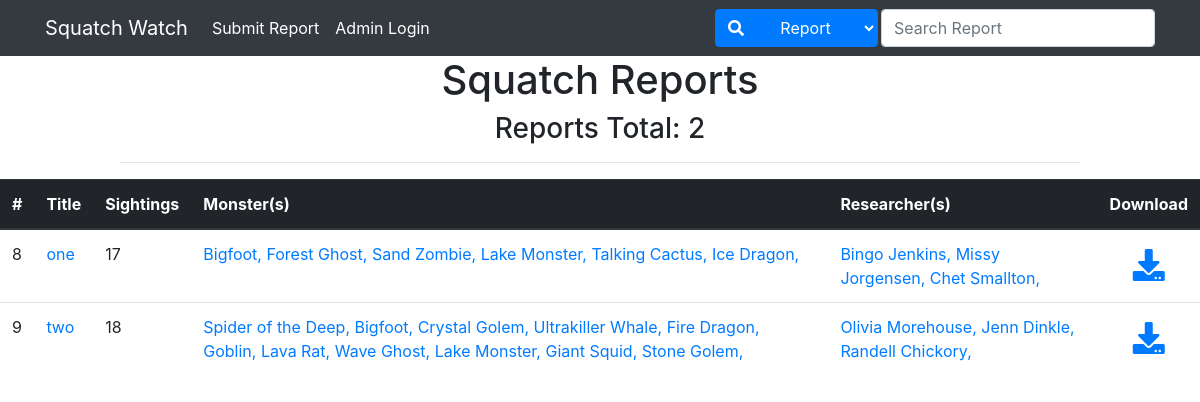
The page / on the database its author committed.
### monsters/models.py (models this page shows, shortened)
class MonsterReport(models.Model):
    title = models.CharField(max_length=200)
    filename = models.CharField(max_length=200)
    path = models.CharField(max_length=200)
    sighting = models.ManyToManyField(Sighting) #REF Sighting

class Monster(models.Model):
    name = models.CharField(max_length=200)

class Researcher(models.Model):
    name = models.CharField(max_length=200)

### monsters/views.py (the view)
# urls.py: url(r'^$', views.index, name='index'),
def index(request):
    reports = MonsterReport.objects.all()
    reports_list = []
    report_counter = 0
    for report in reports.all(): #Grabs each report
        researchers_list, monsters_list = [], []
        researchers_dic, monsters_dic = {}, {}
        counter = 0
        for sight in report.sighting.all(): #Grabs each sighting for each report
            researchers_dic[sight.title] = [researcher.name for researcher in sight.researcher.all()] #Grabs each researcher in the sighting
            monsters_dic[sight.title] = [monster.name for monster in sight.monster.all()] #Grabs each monster in the sighting
            researchers_list.append(' '.join(researchers_dic[sight.title])) #Change the dictionary into a string
            monsters_list.append(' '.join(monsters_dic[sight.title])) #Change the dictionary into a string
            counter = counter + 1
        report_counter = report_counter + 1
        reports_list.append({
                "id" : report.id,
                "title" : report.title,
                "filename" : report.filename,
                "path" : report.path,
                "researchers" : set(researchers_list),
                "monsters" : set(monsters_list),
                "sigthinglen" : counter
            })
    context = {
        "reports": reports_list,
        "report_num": report_counter
    }
    return render(request, 'monsters/index.html', context)

### monsters/templates/monsters/index.html
{% extends "monsters/layout.html" %}
{% block content %}
    <h1 style="text-align: center;">Squatch Reports</h1>
    <h3 style="text-align: center;">Reports Total: {{report_num}}</h3>
    {% if report_num <= 0 %}
        <h4 style="text-align: center;">Sorry, no reports found! :(</h3>
        <hr style="width: 80%">
        <table class="table table-hover">
            <thead class="thead-dark">
                <tr>
                    <th scope="col">#</th>
                    <th scope="col">Title</th>
                    <th scope="col">Monster(s)</th>
                    <th scope="col">Researcher(s)</th>
                </tr>
            </thead>
        </table>
    {% else %}
    <hr style="width: 80%">
        <table class="table table-hover">
            <thead class="thead-dark">
                <tr>
                    <th scope="col">#</th>
                    <th scope="col">Title</th>
                    <th scope="col">Sightings</th>
                    <th scope="col">Monster(s)</th>
                    <th scope="col">Researcher(s)</th>
                    <th scope="col">Download</th>
                </tr>
            </thead>
            <tbody>
                {% for report in reports%}
                <tr >
                    <td scope="row">{{report.id}}</td>
                    <td>
                        <a href="/report/{{report.id}}">
                            {{report.title}}
                        </a>
                    </td>
                    <td>{{report.sigthinglen}}</td>
                    <td>
                        {% for monster in report.monsters %}
                            <a href="/search/monster/{{monster}}">{{monster}},</a>
                        {% endfor %}
                    </td>
                    <td>
                        {% for researcher in report.researchers %}
                            <a href="/search/researcher/{{researcher}}">{{researcher}},</a>
                        {% endfor %}
                    </td>
                    <td style="text-align: center; font-size: 32px;"><a href="{{report.path}}"><i class="fa fa-download"></i></a></td>
                </tr>
                {% endfor %}
            </tbody>
        </table>
    {% endif %}
{% endblock%}

### monsters/templates/monsters/layout.html (shortened to what this page needs)
<!DOCTYPE html>
<html>
<head>
    <link rel="stylesheet" href="https://stackpath.bootstrapcdn.com/bootstrap/4.1.3/css/bootstrap.min.css">
    <link rel="stylesheet" href="https://use.fontawesome.com/releases/v5.5.0/css/all.css">
    <link rel="stylesheet" href="https://maxcdn.bootstrapcdn.com/bootstrap/4.0.0/css/bootstrap.min.css">
</head>
<body>
    {% include "monsters/nav_bar.html" %}
    {% block content %}
    {% endblock%}
</body>
</html>

### monsters/templates/monsters/nav_bar.html (shortened to what this page needs)
<nav class="navbar navbar-expand-lg navbar-dark bg-dark">
    <div class="container">
        <a class="navbar-brand" href="/">Squatch Watch</a>
        <div class="collapse navbar-collapse" id="navbarsExample07">
        <ul class="navbar-nav mr-auto">
            <li class="nav-item active">
                <a class="nav-link" href="/report/upload">Submit Report<span class="sr-only">(current)</span></a>
            </li>
            <li class="nav-item active">
                <a class="nav-link" href="/admin">Admin Login<span class="sr-only">(current)</span></a>
            </li>
        </ul>
        <form id="search_form" onsubmit="search()" class="form-inline my-2 my-md-0">
            <div class="btn-group">
                    <button type="submit" class="btn btn-primary"><i class="fa fa-search"></i></button>
            <select style="padding-left:1px; margin-right:3px;" class="form-control btn btn-primary" name='searchtype' id="searchFieldSelection" onchange="searchFieldChange()">
                <option value="Report">Report</option >
            </select>
            </div>
            <input class="form-control" id="search_box" name="keywords"  type="text" placeholder="Search Report" aria-label="Search">
        </form>
        </div>
    </div>
</nav>

### rows shown on the page
MonsterReport: title "one"
Monster: monsters "Bigfoot"
Monster: monsters "Forest Ghost"
Monster: monsters "Sand Zombie"
Monster: monsters "Lake Monster"
Monster: monsters "Talking Cactus"
Monster: monsters "Ice Dragon"
Researcher: researchers "Bingo Jenkins"
Researcher: researchers "Missy Jorgensen"
Researcher: researchers "Chet Smallton"
MonsterReport: title "two"
Monster: monsters "Spider of the Deep"
Monster: monsters "Bigfoot"
Monster: monsters "Crystal Golem"
Monster: monsters "Ultrakiller Whale"
Monster: monsters "Fire Dragon"
Monster: monsters "Goblin"
Monster: monsters "Lava Rat"
Monster: monsters "Wave Ghost"
Monster: monsters "Lake Monster"
Monster: monsters "Giant Squid"
Monster: monsters "Stone Golem"
Researcher: researchers "Olivia Morehouse"
Researcher: researchers "Jenn Dinkle"
Researcher: researchers "Randell Chickory"

### other values the page prints
{{ report_num }} "2"
{{ report.id }} "8" "9"
{{ report.sigthinglen }} "17" "18"
